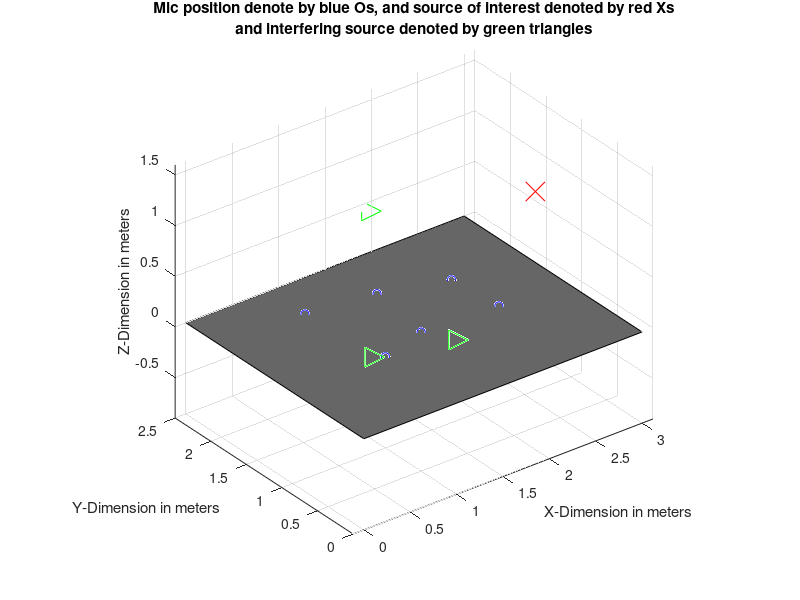

MATLAB code to generate this figure:
% plot to illustrate the simulations

figure(1)

hold on

%Plot microphones
plot3(1,1,0,'bo')
plot3(1.5,1.15,0,'bo')
plot3(2.3,1.1,0,'bo')
plot3(0.9,2.0,0,'bo')
plot3(1.6,1.9,0,'bo')
plot3(2.25,1.7,0,'bo')

%Plot source of interest
plot3(3,1.5,0.7,'rx', 'MarkerSize', 14)

%Plot interfering sources
plot3(0.5,0.5,0.4,'g>', 'MarkerSize', 14)
plot3(2,2.5,0.4,'g>', 'MarkerSize', 14)
plot3(1.25,0.3,0.4,'g>', 'MarkerSize', 14)

%Plot a plane to illustrate a table
grey = [0.4,0.4,0.4];
patch([0 3 3 0], [0 0 2.5 2.5], [0 0 0 0], grey)

hold off

% Add a title, lables and grid by the plot
title({'Mic position denote by blue Os, and source of interest denoted by red Xs', ...
        'and interfering source denoted by green triangles'})
xlabel('X-Dimension in meters')
ylabel('Y-Dimension in meters')
zlabel('Z-Dimension in meters')
grid on

axis equal  %   For equal axis
view (3)    %   3d view